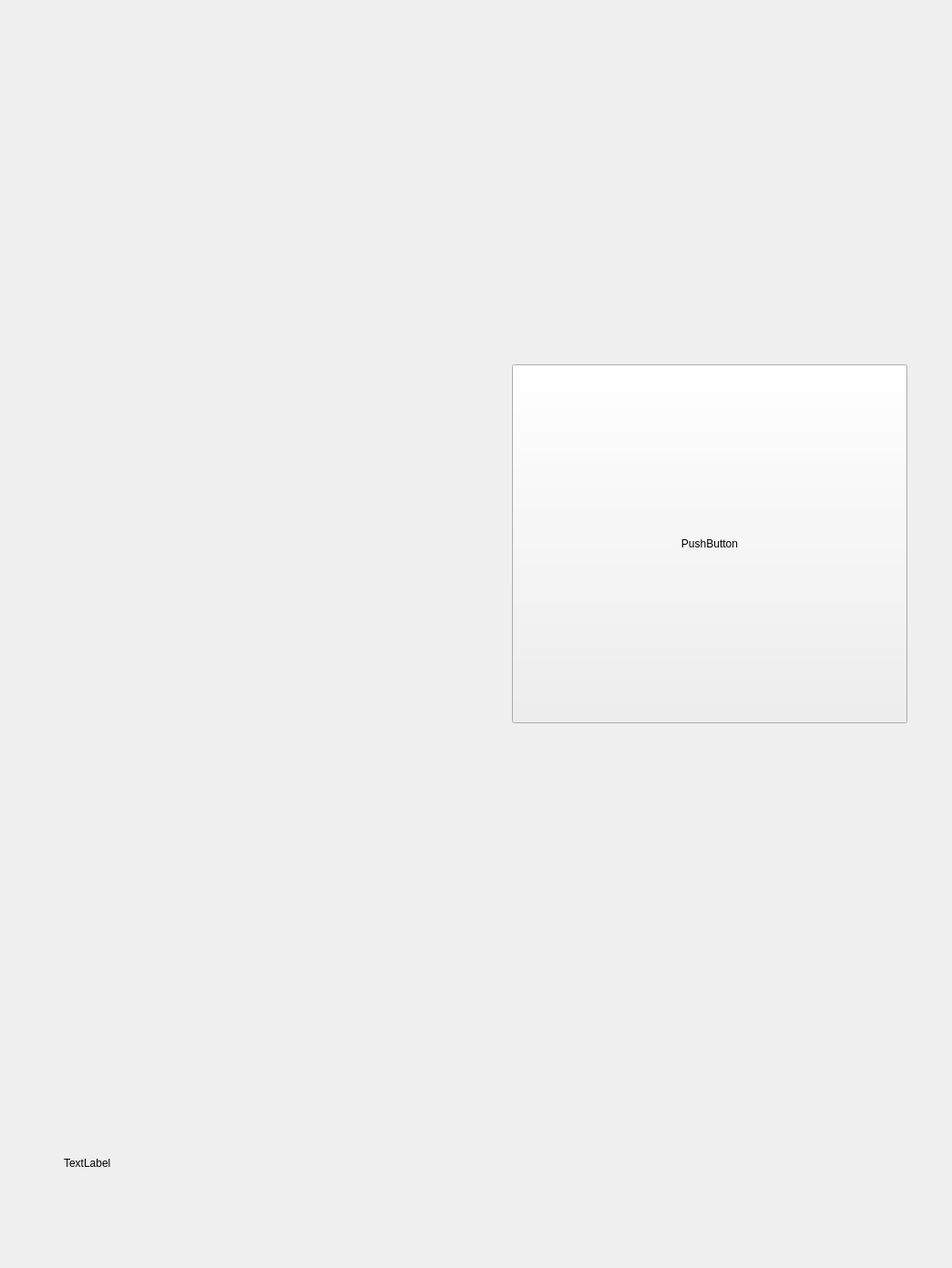
<?xml version="1.0" encoding="UTF-8"?>
<ui version="4.0">
 <class>side_select</class>
 <widget class="QWidget" name="side_select">
  <property name="geometry">
   <rect>
    <x>0</x>
    <y>0</y>
    <width>1045</width>
    <height>1392</height>
   </rect>
  </property>
  <property name="minimumSize">
   <size>
    <width>1045</width>
    <height>1392</height>
   </size>
  </property>
  <property name="windowTitle">
   <string>Form</string>
  </property>
  <widget class="QWidget" name="widget" native="true">
   <property name="geometry">
    <rect>
     <x>0</x>
     <y>0</y>
     <width>1045</width>
     <height>1392</height>
    </rect>
   </property>
   <property name="styleSheet">
    <string notr="true">background-image: url(:/image/sideselect_page/side_page_back.png);</string>
   </property>
   <layout class="QVBoxLayout" name="verticalLayout_5">
    <property name="spacing">
     <number>0</number>
    </property>
    <property name="leftMargin">
     <number>0</number>
    </property>
    <property name="topMargin">
     <number>0</number>
    </property>
    <property name="rightMargin">
     <number>0</number>
    </property>
    <property name="bottomMargin">
     <number>0</number>
    </property>
    <item>
     <spacer name="verticalSpacer">
      <property name="orientation">
       <enum>Qt::Vertical</enum>
      </property>
      <property name="sizeType">
       <enum>QSizePolicy::Fixed</enum>
      </property>
      <property name="sizeHint" stdset="0">
       <size>
        <width>20</width>
        <height>45</height>
       </size>
      </property>
     </spacer>
    </item>
    <item>
     <layout class="QHBoxLayout" name="horizontalLayout_1">
      <item>
       <spacer name="horizontalSpacer_5">
        <property name="orientation">
         <enum>Qt::Horizontal</enum>
        </property>
        <property name="sizeType">
         <enum>QSizePolicy::Fixed</enum>
        </property>
        <property name="sizeHint" stdset="0">
         <size>
          <width>30</width>
          <height>20</height>
         </size>
        </property>
       </spacer>
      </item>
      <item>
       <widget class="QPushButton" name="pushButton_back">
        <property name="minimumSize">
         <size>
          <width>85</width>
          <height>80</height>
         </size>
        </property>
        <property name="styleSheet">
         <string notr="true">background-image: url(:/image/button/go_back_btn.png);</string>
        </property>
        <property name="text">
         <string/>
        </property>
        <property name="flat">
         <bool>true</bool>
        </property>
       </widget>
      </item>
      <item>
       <spacer name="horizontalSpacer_4">
        <property name="orientation">
         <enum>Qt::Horizontal</enum>
        </property>
        <property name="sizeHint" stdset="0">
         <size>
          <width>0</width>
          <height>0</height>
         </size>
        </property>
       </spacer>
      </item>
     </layout>
    </item>
    <item>
     <spacer name="verticalSpacer_2">
      <property name="orientation">
       <enum>Qt::Vertical</enum>
      </property>
      <property name="sizeType">
       <enum>QSizePolicy::Fixed</enum>
      </property>
      <property name="sizeHint" stdset="0">
       <size>
        <width>20</width>
        <height>90</height>
       </size>
      </property>
     </spacer>
    </item>
    <item>
     <spacer name="verticalSpacer_6">
      <property name="orientation">
       <enum>Qt::Vertical</enum>
      </property>
      <property name="sizeHint" stdset="0">
       <size>
        <width>20</width>
        <height>40</height>
       </size>
      </property>
     </spacer>
    </item>
    <item>
     <layout class="QHBoxLayout" name="horizontalLayout_2">
      <item>
       <spacer name="horizontalSpacer_6">
        <property name="orientation">
         <enum>Qt::Horizontal</enum>
        </property>
        <property name="sizeType">
         <enum>QSizePolicy::Fixed</enum>
        </property>
        <property name="sizeHint" stdset="0">
         <size>
          <width>40</width>
          <height>20</height>
         </size>
        </property>
       </spacer>
      </item>
      <item>
       <layout class="QVBoxLayout" name="verticalLayout_1">
        <item>
         <widget class="QPushButton" name="pushButton_1">
          <property name="minimumSize">
           <size>
            <width>453</width>
            <height>176</height>
           </size>
          </property>
          <property name="styleSheet">
           <string notr="true">background-image: url(:/image/sideselect_page/click_off/t_1.png);</string>
          </property>
          <property name="text">
           <string/>
          </property>
          <property name="flat">
           <bool>true</bool>
          </property>
         </widget>
        </item>
        <item>
         <widget class="QPushButton" name="pushButton_2">
          <property name="minimumSize">
           <size>
            <width>453</width>
            <height>176</height>
           </size>
          </property>
          <property name="styleSheet">
           <string notr="true">background-image: url(:/image/sideselect_page/click_off/t_2.png);</string>
          </property>
          <property name="text">
           <string/>
          </property>
          <property name="flat">
           <bool>true</bool>
          </property>
         </widget>
        </item>
        <item>
         <widget class="QPushButton" name="pushButton_3">
          <property name="minimumSize">
           <size>
            <width>453</width>
            <height>176</height>
           </size>
          </property>
          <property name="styleSheet">
           <string notr="true">background-image: url(:/image/sideselect_page/click_off/t_3.png);</string>
          </property>
          <property name="text">
           <string/>
          </property>
          <property name="flat">
           <bool>true</bool>
          </property>
         </widget>
        </item>
        <item>
         <widget class="QPushButton" name="pushButton_4">
          <property name="minimumSize">
           <size>
            <width>453</width>
            <height>176</height>
           </size>
          </property>
          <property name="styleSheet">
           <string notr="true">background-image: url(:/image/sideselect_page/click_off/t_4.png);</string>
          </property>
          <property name="text">
           <string/>
          </property>
          <property name="flat">
           <bool>true</bool>
          </property>
         </widget>
        </item>
        <item>
         <widget class="QPushButton" name="pushButton_5">
          <property name="minimumSize">
           <size>
            <width>453</width>
            <height>176</height>
           </size>
          </property>
          <property name="styleSheet">
           <string notr="true">background-image: url(:/image/sideselect_page/click_off/t_5.png);</string>
          </property>
          <property name="text">
           <string/>
          </property>
          <property name="flat">
           <bool>true</bool>
          </property>
         </widget>
        </item>
       </layout>
      </item>
      <item>
       <spacer name="horizontalSpacer_8">
        <property name="orientation">
         <enum>Qt::Horizontal</enum>
        </property>
        <property name="sizeType">
         <enum>QSizePolicy::Expanding</enum>
        </property>
        <property name="sizeHint" stdset="0">
         <size>
          <width>40</width>
          <height>20</height>
         </size>
        </property>
       </spacer>
      </item>
      <item>
       <widget class="QWidget" name="widget_2" native="true">
        <property name="minimumSize">
         <size>
          <width>452</width>
          <height>0</height>
         </size>
        </property>
        <property name="maximumSize">
         <size>
          <width>0</width>
          <height>600</height>
         </size>
        </property>
        <property name="autoFillBackground">
         <bool>false</bool>
        </property>
        <property name="styleSheet">
         <string notr="true">background-image: url(:/transparent.png);</string>
        </property>
        <layout class="QVBoxLayout" name="verticalLayout_6">
         <item>
          <widget class="QPushButton" name="pushButton">
           <property name="minimumSize">
            <size>
             <width>406</width>
             <height>394</height>
            </size>
           </property>
           <property name="styleSheet">
            <string notr="true">background-image: url(:/image/sideselect_page/img_1.png);</string>
           </property>
           <property name="text">
            <string>PushButton</string>
           </property>
          </widget>
         </item>
         <item>
          <spacer name="verticalSpacer_5">
           <property name="orientation">
            <enum>Qt::Vertical</enum>
           </property>
           <property name="sizeType">
            <enum>QSizePolicy::Fixed</enum>
           </property>
           <property name="sizeHint" stdset="0">
            <size>
             <width>20</width>
             <height>100</height>
            </size>
           </property>
          </spacer>
         </item>
         <item>
          <layout class="QHBoxLayout" name="horizontalLayout_4">
           <item>
            <spacer name="horizontalSpacer_10">
             <property name="orientation">
              <enum>Qt::Horizontal</enum>
             </property>
             <property name="sizeType">
              <enum>QSizePolicy::Expanding</enum>
             </property>
             <property name="sizeHint" stdset="0">
              <size>
               <width>15</width>
               <height>20</height>
              </size>
             </property>
            </spacer>
           </item>
           <item>
            <layout class="QVBoxLayout" name="verticalLayout_3">
             <item>
              <widget class="QPushButton" name="pushButton_6">
               <property name="minimumSize">
                <size>
                 <width>389</width>
                 <height>176</height>
                </size>
               </property>
               <property name="styleSheet">
                <string notr="true">background-image: url(:/image/sideselect_page/click_off/t_7.png);</string>
               </property>
               <property name="text">
                <string/>
               </property>
               <property name="flat">
                <bool>true</bool>
               </property>
              </widget>
             </item>
             <item>
              <widget class="QPushButton" name="pushButton_7">
               <property name="minimumSize">
                <size>
                 <width>389</width>
                 <height>176</height>
                </size>
               </property>
               <property name="styleSheet">
                <string notr="true">background-image: url(:/image/sideselect_page/click_off/t_8.png);</string>
               </property>
               <property name="text">
                <string/>
               </property>
               <property name="flat">
                <bool>true</bool>
               </property>
              </widget>
             </item>
            </layout>
           </item>
           <item>
            <spacer name="horizontalSpacer_9">
             <property name="orientation">
              <enum>Qt::Horizontal</enum>
             </property>
             <property name="sizeType">
              <enum>QSizePolicy::Expanding</enum>
             </property>
             <property name="sizeHint" stdset="0">
              <size>
               <width>15</width>
               <height>20</height>
              </size>
             </property>
            </spacer>
           </item>
          </layout>
         </item>
        </layout>
       </widget>
      </item>
      <item>
       <spacer name="horizontalSpacer_7">
        <property name="orientation">
         <enum>Qt::Horizontal</enum>
        </property>
        <property name="sizeType">
         <enum>QSizePolicy::Fixed</enum>
        </property>
        <property name="sizeHint" stdset="0">
         <size>
          <width>40</width>
          <height>20</height>
         </size>
        </property>
       </spacer>
      </item>
     </layout>
    </item>
    <item>
     <spacer name="verticalSpacer_7">
      <property name="orientation">
       <enum>Qt::Vertical</enum>
      </property>
      <property name="sizeHint" stdset="0">
       <size>
        <width>20</width>
        <height>40</height>
       </size>
      </property>
     </spacer>
    </item>
    <item>
     <spacer name="verticalSpacer_3">
      <property name="orientation">
       <enum>Qt::Vertical</enum>
      </property>
      <property name="sizeType">
       <enum>QSizePolicy::Fixed</enum>
      </property>
      <property name="sizeHint" stdset="0">
       <size>
        <width>20</width>
        <height>40</height>
       </size>
      </property>
     </spacer>
    </item>
    <item>
     <layout class="QHBoxLayout" name="horizontalLayout_3">
      <item>
       <spacer name="horizontalSpacer">
        <property name="orientation">
         <enum>Qt::Horizontal</enum>
        </property>
        <property name="sizeType">
         <enum>QSizePolicy::Fixed</enum>
        </property>
        <property name="sizeHint" stdset="0">
         <size>
          <width>70</width>
          <height>20</height>
         </size>
        </property>
       </spacer>
      </item>
      <item>
       <widget class="QLabel" name="label">
        <property name="minimumSize">
         <size>
          <width>630</width>
          <height>140</height>
         </size>
        </property>
        <property name="styleSheet">
         <string notr="true">background-image: url(:/transparent.png);</string>
        </property>
        <property name="text">
         <string>TextLabel</string>
        </property>
       </widget>
      </item>
      <item>
       <spacer name="horizontalSpacer_2">
        <property name="orientation">
         <enum>Qt::Horizontal</enum>
        </property>
        <property name="sizeHint" stdset="0">
         <size>
          <width>20</width>
          <height>40</height>
         </size>
        </property>
       </spacer>
      </item>
      <item>
       <widget class="QPushButton" name="pushButton_next">
        <property name="minimumSize">
         <size>
          <width>229</width>
          <height>101</height>
         </size>
        </property>
        <property name="styleSheet">
         <string notr="true">background-image: url(:/image/button/Forward Arrow.png);</string>
        </property>
        <property name="text">
         <string/>
        </property>
        <property name="flat">
         <bool>true</bool>
        </property>
       </widget>
      </item>
      <item>
       <spacer name="horizontalSpacer_3">
        <property name="orientation">
         <enum>Qt::Horizontal</enum>
        </property>
        <property name="sizeType">
         <enum>QSizePolicy::Fixed</enum>
        </property>
        <property name="sizeHint" stdset="0">
         <size>
          <width>30</width>
          <height>20</height>
         </size>
        </property>
       </spacer>
      </item>
     </layout>
    </item>
    <item>
     <spacer name="verticalSpacer_4">
      <property name="orientation">
       <enum>Qt::Vertical</enum>
      </property>
      <property name="sizeType">
       <enum>QSizePolicy::Fixed</enum>
      </property>
      <property name="sizeHint" stdset="0">
       <size>
        <width>20</width>
        <height>45</height>
       </size>
      </property>
     </spacer>
    </item>
   </layout>
  </widget>
 </widget>
 <resources/>
 <connections/>
</ui>
